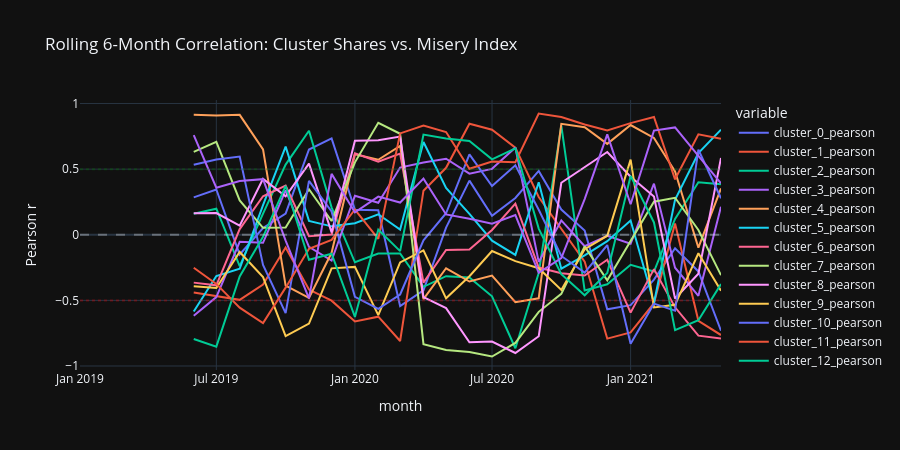

The notebook cell saved with this chart:
### Markdown cell above
### 4.2 Rolling Correlation — How the Relationship Evolves

### Code cell
# Rolling correlation (6-month window)
rolling_corr = rolling_correlation(cluster_shares, misery_df, window=6)

fig = px.line(
    rolling_corr,
    title="Rolling 6-Month Correlation: Cluster Shares vs. Misery Index",
    labels={"value": "Pearson r", "index": "Month"},
    template="plotly_dark",
    height=450,
)
fig.add_hline(y=0, line_dash="dash", line_color="white", opacity=0.3)
fig.add_hline(y=0.5, line_dash="dot", line_color="green", opacity=0.3)
fig.add_hline(y=-0.5, line_dash="dot", line_color="red", opacity=0.3)
fig.show()
